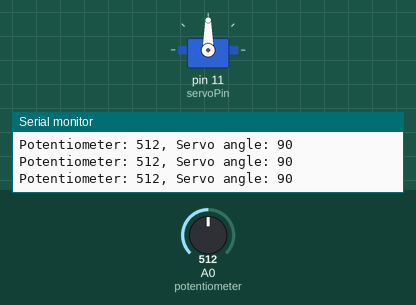
This sketch was run on a simulated Arduino Uno, built with avr-gcc and run on an emulated ATmega328P. Parts: servo, the last lines printed to the serial monitor. The test bench sets the inputs (shaded band); at power-on: A0 (potentiometer) = 512.

Above: at 1.2 s.
1.3 s: A0 (potentiometer) set to 559
At 1.7 s:
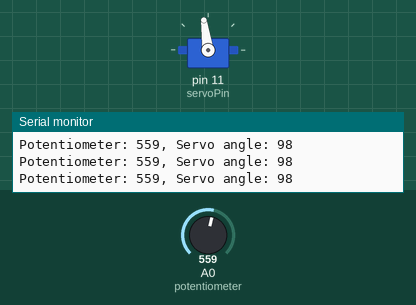
4.3 s: A0 (potentiometer) set to 580
At 5.3 s:
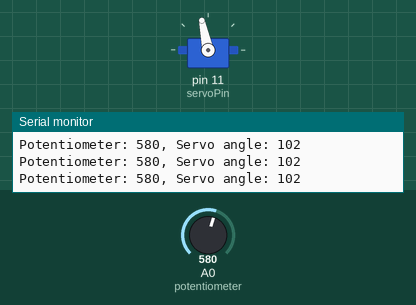
5.8 s: A0 (potentiometer) set to 306
At 6.4 s:
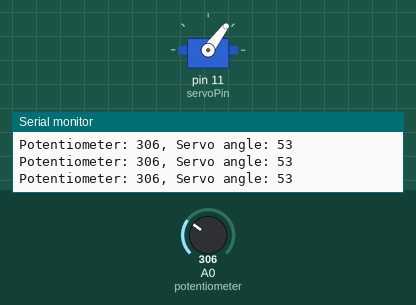
7.3 s: A0 (potentiometer) set to 109
At 8.5 s:
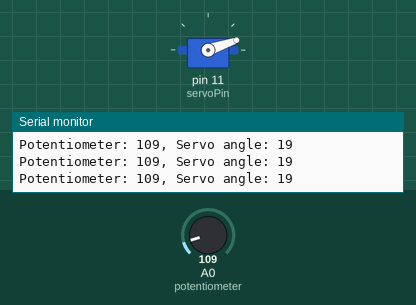
8.8 s: A0 (potentiometer) set to 89
At 9.9 s:
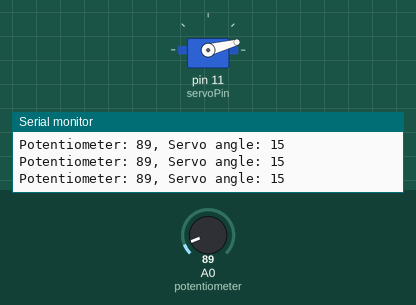
11.8 s: A0 (potentiometer) set to 716
At 13.3 s:
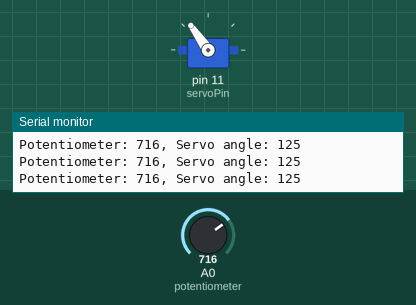
Timing chart, 0 to 14.3 s (numbered marks = the images above; inputs shaded):
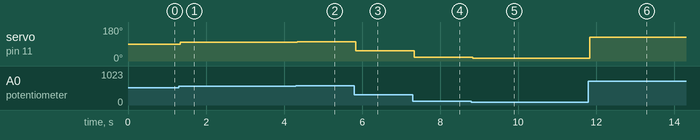

Measured:
- after the input at 1.3 s, servo on pin 11 (servoPin): 90° → 98° at once
- after the input at 4.3 s, servo on pin 11 (servoPin): 98° → 102° at once
- after the input at 5.8 s, servo on pin 11 (servoPin): 102° → 53° at once
- after the input at 7.3 s, servo on pin 11 (servoPin): 53° → 19° at once
- after the input at 8.8 s, servo on pin 11 (servoPin): 19° → 15° at once
- after the input at 11.8 s, servo on pin 11 (servoPin): 15° → 125° at once

The sketch:

potentiometer.ino
```cpp
#include <Servo.h>

const int potentiometer = A0;
const int servoPin = 11;
Servo servo;

void setup() {
  servo.attach(servoPin);
  Serial.begin(9600);

}

void loop() {
  int potentiometervalue = analogRead(potentiometer);
  int angle = map(potentiometervalue,0,1023,0,180);
  servo.write(angle);
  Serial.print("Potentiometer: ");
  Serial.print(potentiometervalue);
  Serial.print(", Servo angle: ");
  Serial.println(angle);

  delay(15);
}
```
